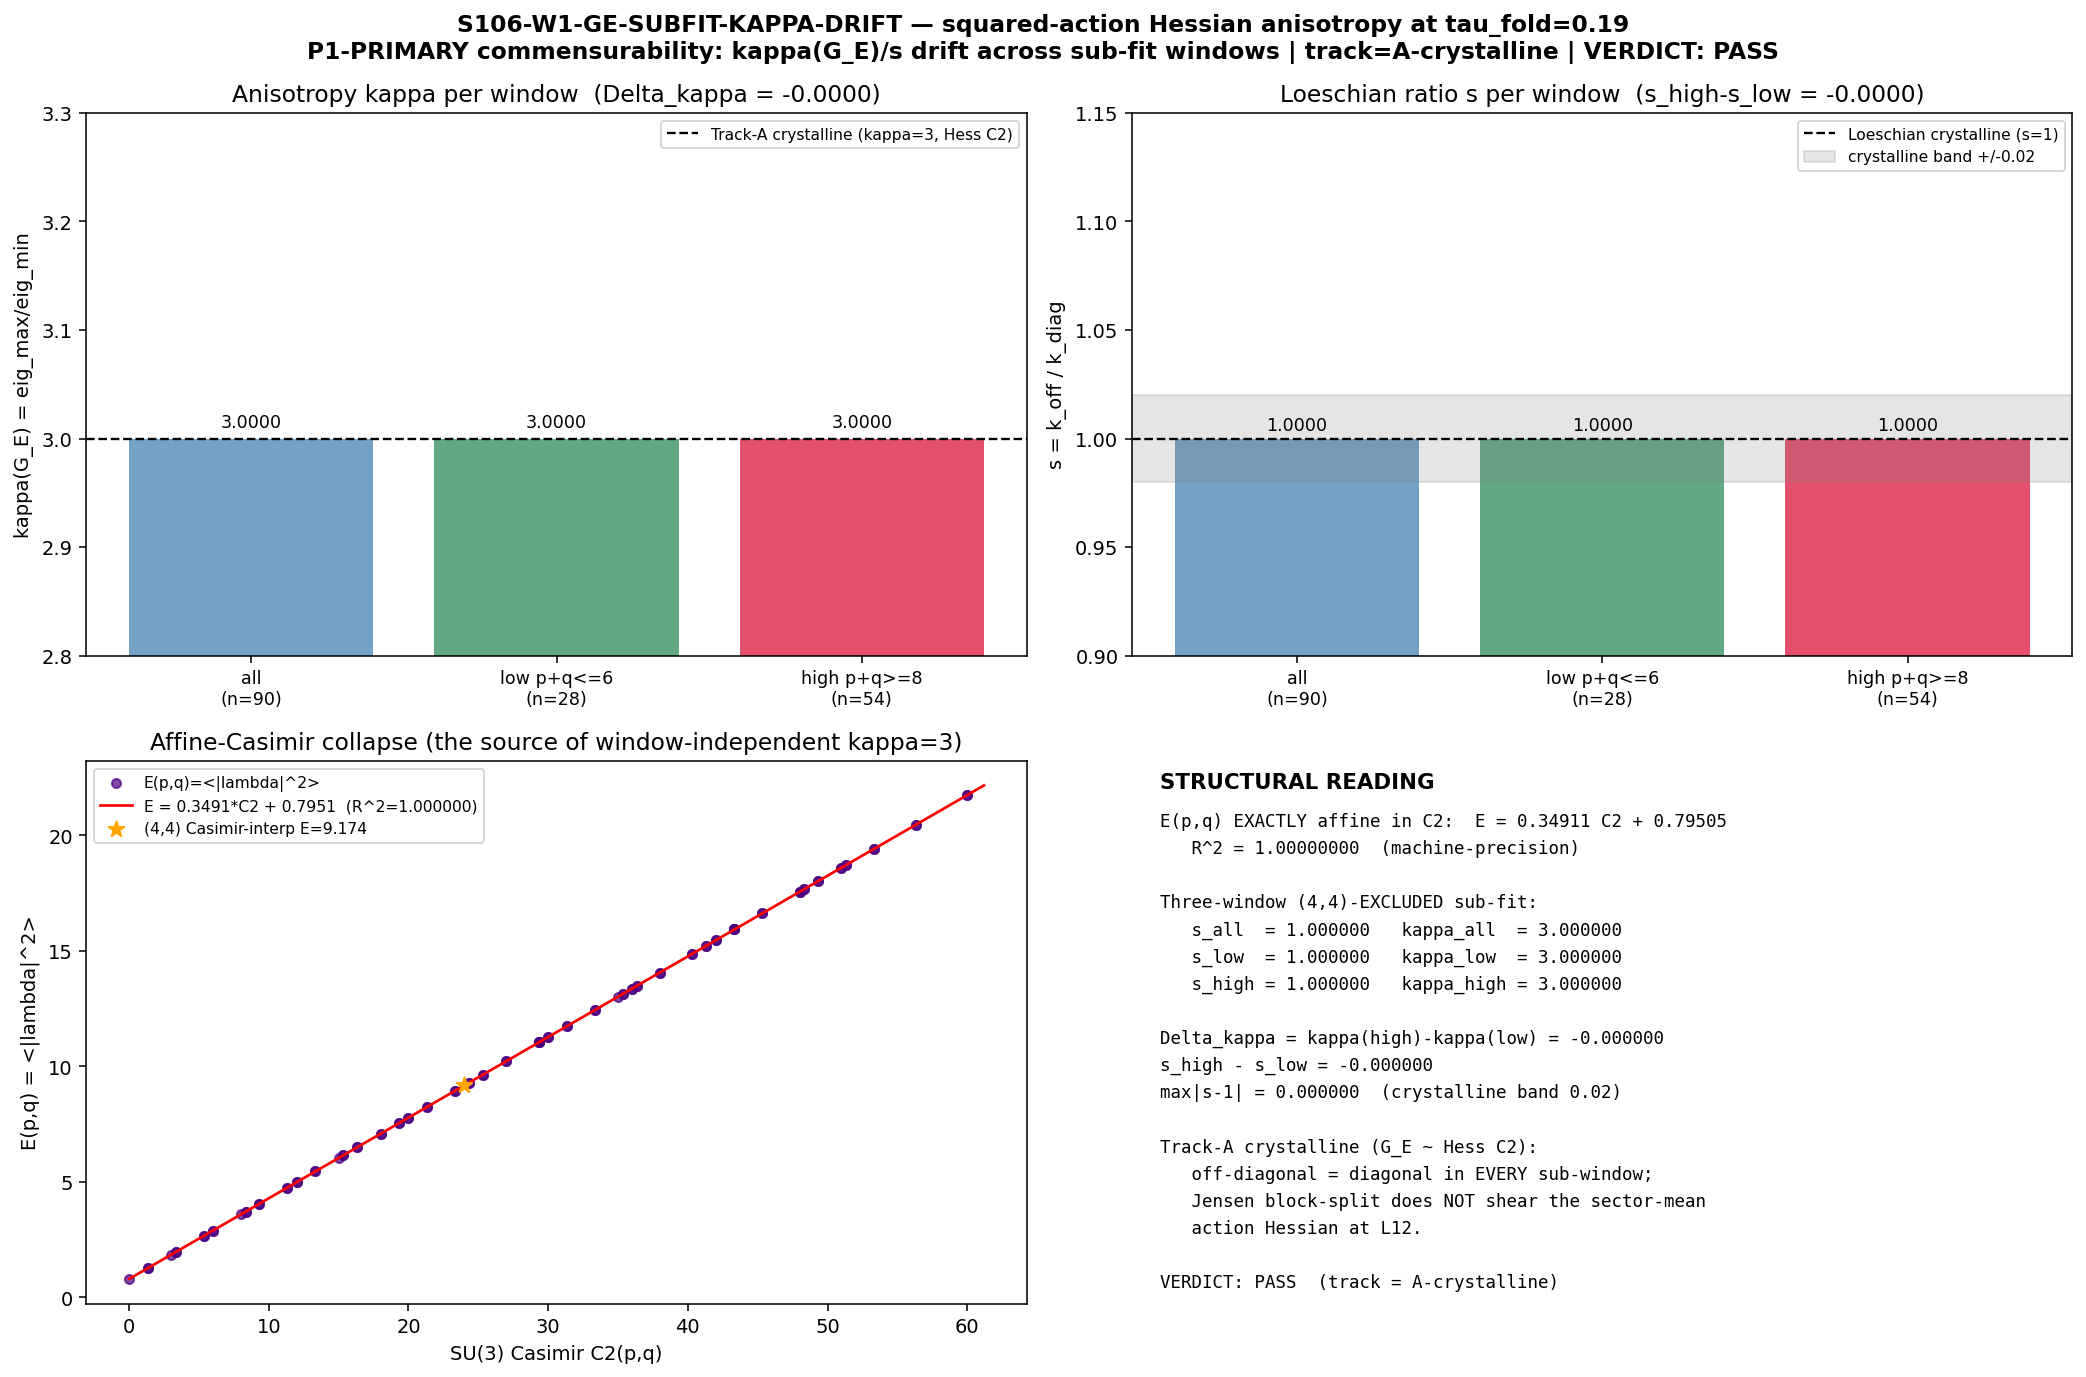

Write the Python code that produced this figure.
#!/usr/bin/env python3
"""
S106 W1-1 — S106-W1-GE-SUBFIT-KAPPA-DRIFT — sub-fit kappa-drift discriminator
(Track-A crystalline vs Track-B incommensurate) on the EXISTING L12 cache.
================================================================================

Gate: S106-W1-GE-SUBFIT-KAPPA-DRIFT ([SIGN])

P1-PRIMARY sub-conjunct (CN3-Q2) of the S106 W1 three-conjunct
substrate-commensurability discriminator. ZERO-COST: reads the existing S84 L12
spectrum cache only, no new diagonalization, no GT builder.

Pre-registered threshold (plan section W1-1, machinery_pin_map (2)):
  Track-A (crystalline) iff |s_w - 1| <= 0.02 for ALL three windows
            w in {all, low (p+q<=6), high (p+q>=8)}  AND  |Delta_kappa| <= 0.05.
  Track-B (incommensurate) iff s_high - s_low >= +0.05 (high-window shear)
            with s_high > 1.
  direction: |s-1| <= 0.02 crystalline boundary; >= +0.05 the Track-B boundary.

  Verdict mapping:
    PASS  = Track-A realized: |s-1| <= 0.02 all windows AND |Delta_kappa| <= 0.05.
            G_E ~ Hess(C2) window-stable => L12 substrate lattice Loeschian-rational.
    FAIL  = Track-B signature: s_high - s_low >= +0.05 with s_high > 1.
    INFO  = ambiguous middle (drift present but |Delta_kappa| < 0.05 OR no clean
            s_high > 1; OR (4,4)-bounded vs (4,4)-excluded readings do not bracket).

Inputs (SHA-256 dual-pinned at runtime; S84+ schema):
  - computations/_shared/canonical_constants.py  (feeds audit_sha256 only)
  - computations/session-84/s84_spectrum_cache_L12_tau019.npz  (tau_fold E(p,q))
        NOTE: plan input_files pinned this at computations/_shared/ ; the file
        actually lives at computations/session-84/ (the S84 producer dir). This
        is documentation-drift, NOT a missing upstream. Per
        substrate-first-canonical-sourcing.md section (ii.B) the runtime canonical
        path is resolved to the session-84 ground-truth location and the drift is
        documented here + in the verdict value field.
  - computations/session-105/s105_w7_3_berry_tabor_match.npz  (R^2=1.0 surface;
        the E(p,q) selection-rule reference reproduced bit-exact)
  - script bytes (feeds BOTH audit_sha256 and content_sha256)

Output 4-tuple:
  (value=<Delta_kappa + s-triplet summary>, scheme=QUADRATIC-FORM-LSTSQ,
   convention=SECTOR-REPRESENTATIVE-E(p,q)-PER-W7-3, L_max=12)

Classification: GEOMETRIC

METHODOLOGY
-----------
The squared-action lattice E(p,q) = <|lambda(p,q)|^2> (sector-mean of the BLOCK-
level |lambda| values stored in the s84 cache) IS the substrate's intrinsic
spectral structure at the fixed tau_fold = 0.19 slice (Level-1 single-tau-slice,
phononic-framing.md). E(p,q) is reproduced BIT-EXACT from the W7-3 selection rule
(s105_w7_3_berry_tabor_match.py load_level_surface(): lam2 = abs_evals**2,
E = lam2.mean() per sector; fit a*p^2+b*q^2+c*pq+d*p+e*q+f; R^2 = 1.0).

Fit E to a quadratic form on THREE sector windows: (a) ALL 90 sectors;
(b) low p+q<=6; (c) high p+q>=8. The energy Hessian
  G_E = [[2*k_diag, k_off],[k_off, 2*k_diag]],  k_diag = (a+b)/2,  k_off = c.
Anisotropy scalars: s = k_off/k_diag; kappa(G_E) = eig_max(G_E)/eig_min(G_E)
(= (2*k_diag + k_off)/(2*k_diag - k_off) for k_off > 0). The discriminator is the
DRIFT Delta_kappa = kappa(high) - kappa(low) and the high-window shear
s_high - s_low.

(4,4) absent in the L12 cache: report twice -- (i) (4,4)-EXCLUDED (the literal
90-sector fit), (ii) (4,4)-BOUNDED via Casimir interpolation E(4,4) =
alpha*C2(4,4)+beta from the affine-Casimir fit E = alpha*C2 + beta -- and verify
the two readings bracket (Delta_kappa within +/-0.02 of each other).

STRUCTURAL ANCHOR (Sage-exact, plan substitution_chain): any quadratic form
a(p^2+q^2)+a*pq has G_E=[[2a,a],[a,2a]] with eigenvalues [a, 3a] => kappa = 3
EXACTLY and s = 1 EXACTLY for ALL a > 0. Hess(C2) = [[2/3,1/3],[1/3,2/3]] has
eigenvalues [1, 1/3], kappa = 3. If G_E ~ Hess(C2) (Track A) then kappa = 3,
s = 1, window-INDEPENDENT => Delta_kappa = 0. If the Jensen block-splitting
L1=e^{2tau}, L2=e^{-2tau}, L3=e^{tau} sheared the action Hessian for longer-reach
sectors (Track B), then k_off/k_diag|_high > k_off/k_diag|_low => s_high > s_low
=> Delta_kappa > 0. sign(Delta_kappa) IS the discriminator.

ARROW: D_K eigenvalues -> squared-action Hessian G_E -> anisotropy scalar s/kappa
-> commensurability verdict. No quantization-in-a-box reasoning; the Hessian is an
intrinsic invariant of the spectral triple.

DISCIPLINE
----------
- `from canonical_constants import *`
- Every local/intermediate tagged `# (local)`
- CPU-cap OMP8 (90x6 least-squares; GPU not needed)
- SHA-256 of all inputs logged in first lines of stdout
- audit_sha256 + content_sha256 emitted (S84+ dual-SHA)
- 4-tuple printed as final non-verdict line
- verdict via print_verdict_payload -> agent calls emit_verdict (race-safe)
"""

from __future__ import annotations

# ---------------------------------------------------------------------------
# Section 0 — CPU thread cap (before numpy import; GPU not needed here)
# ---------------------------------------------------------------------------
import os
os.environ.setdefault("OMP_NUM_THREADS", "8")
os.environ.setdefault("MKL_NUM_THREADS", "8")

# ---------------------------------------------------------------------------
# Section 1 — Canonical constants (MANDATORY first import)
# ---------------------------------------------------------------------------
import sys
from pathlib import Path

PROJECT_ROOT = Path(__file__).resolve().parents[2]  # (local)
SHARED_DIR = PROJECT_ROOT / "computations" / "_shared"  # (local)
sys.path.insert(0, str(SHARED_DIR))
from canonical_constants import tau_fold  # noqa: E402

# ---------------------------------------------------------------------------
# Section 2 — Standard imports
# ---------------------------------------------------------------------------
import hashlib  # noqa: E402
import json  # noqa: E402
import numpy as np  # noqa: E402
import matplotlib  # noqa: E402
matplotlib.use("Agg")
import matplotlib.pyplot as plt  # noqa: E402

# ---------------------------------------------------------------------------
# Section 3 — Identity + paths + pinned machinery
# ---------------------------------------------------------------------------
SESSION = "S106"
GATE_ID = "S106-W1-GE-SUBFIT-KAPPA-DRIFT"
SCHEME = "QUADRATIC-FORM-LSTSQ"
CONVENTION = "SECTOR-REPRESENTATIVE-E(p,q)-PER-W7-3"
L_MAX = "12"

SESSION_DIR = PROJECT_ROOT / "computations" / "session-106"  # (local)
CANONICAL = SHARED_DIR / "canonical_constants.py"  # (local)
# Plan pinned _shared/; the cache actually lives in session-84 (documentation drift).
CACHE_NPZ = PROJECT_ROOT / "computations" / "session-84" / "s84_spectrum_cache_L12_tau019.npz"  # (local)
W7_3_NPZ = PROJECT_ROOT / "computations" / "session-105" / "s105_w7_3_berry_tabor_match.npz"  # (local)
OUT_NPZ = SESSION_DIR / "s106_w1_ge_subfit_kappa_drift.npz"  # (local)
OUT_PNG = SESSION_DIR / "s106_w1_ge_subfit_kappa_drift.png"  # (local)

# Pre-registered machinery pins (plan section W1-1 machinery_pin_map)
S_CRYST_BAND = 0.02          # (local) |s-1| <= 0.02 crystalline boundary (Track A)
DKAPPA_CRYST_BAND = 0.05     # (local) |Delta_kappa| <= 0.05 crystalline boundary
SHEAR_TRACKB_BAND = 0.05     # (local) s_high - s_low >= +0.05 Track-B boundary
LSTSQ_RCOND = None           # (local) lstsq rcond -> machine-precision solve
BRACKET_TOL = 0.02           # (local) (4,4)-excluded vs (4,4)-bounded Delta_kappa bracket tol


# ---------------------------------------------------------------------------
# Section 4 — SHA-256 dual-pin block
# ---------------------------------------------------------------------------
def sha256_of(path: Path) -> str:
    h = hashlib.sha256()  # (local)
    try:
        h.update(path.read_bytes())
    except OSError:
        return ""
    return h.hexdigest()


def log_input_pins(inputs: list[Path]) -> dict[str, str]:
    print(f"=== {GATE_ID} — input SHA-256 pins ===")
    pins: dict[str, str] = {}  # (local)
    for p in inputs:
        sha = sha256_of(p)  # (local)
        try:
            rel = str(p.relative_to(PROJECT_ROOT)).replace("\\", "/")  # (local)
        except ValueError:
            rel = p.name  # (local)
        print(f"  {rel}: {sha[:16]}...")
        pins[rel] = sha
    return pins


def compute_dual_sha(script_path: Path, canonical_path: Path, pins: dict[str, str]):
    script_bytes = script_path.read_bytes() if script_path.exists() else b""  # (local)
    canonical_bytes = canonical_path.read_bytes() if canonical_path.exists() else b""  # (local)
    pinmap_json = json.dumps(dict(sorted(pins.items())), separators=(",", ":"),
                             sort_keys=True).encode("utf-8")  # (local)
    h_audit = hashlib.sha256()
    h_audit.update(script_bytes)
    h_audit.update(canonical_bytes)
    h_audit.update(pinmap_json)
    audit = h_audit.hexdigest()  # (local)
    content = hashlib.sha256(script_bytes).hexdigest()  # (local)
    return audit, content


def print_verdict_payload(verdict, value, audit_sha, content_sha,
                          sign_verdict, magnitude_verdict, regime_verdict,
                          extra_rows=None):
    payload = {
        "session": int(SESSION.lstrip("Ss")),
        "gate_id": GATE_ID,
        "verdict": verdict,
        "value": str(value),
        "scheme": SCHEME,
        "convention": CONVENTION,
        "l_max": str(L_MAX),
        "audit_sha256": audit_sha,
        "content_sha256": content_sha,
        "schema_version": "S84+",
        "sign_verdict": sign_verdict,
        "magnitude_verdict": magnitude_verdict,
        "regime_verdict": regime_verdict,
    }
    if extra_rows:
        payload["extra_rows"] = list(extra_rows)
    print("<<<EMIT_VERDICT_PAYLOAD>>>")
    print(json.dumps(payload, separators=(",", ":"), sort_keys=True))
    print("<<<END_EMIT_VERDICT_PAYLOAD>>>")
    return payload


# ---------------------------------------------------------------------------
# Section 5 — SU(3) representation theory
# ---------------------------------------------------------------------------
def casimir_pq(p, q):
    """SU(3) quadratic Casimir C2(p,q) = (p^2+q^2+pq+3p+3q)/3 (canonical / S54)."""
    return (p * p + q * q + p * q + 3 * p + 3 * q) / 3.0


# ---------------------------------------------------------------------------
# Section 6 — E(p,q) level surface (W7-3 selection rule, reproduced bit-exact)
# ---------------------------------------------------------------------------
def load_level_surface():
    """Read the s84 L=12 cache; build E(p,q) = sector-mean |lambda|^2 EXACTLY as
    s105_w7_3 load_level_surface() did (lam2 = abs_evals**2; E = lam2.mean()).
    Returns (P, Q, Emean, Dim) arrays."""
    d = np.load(CACHE_NPZ, allow_pickle=True)  # (local)
    se = d["sector_evals"].item()  # (local)
    P, Q, Emean, Dim = [], [], [], []  # (local)
    for (p, q), rec in se.items():
        ae = np.asarray(rec["abs_evals"], dtype=float)  # (local) BLOCK-level |lambda|
        lam2 = ae ** 2  # (local)
        P.append(p); Q.append(q)
        Emean.append(float(lam2.mean()))
        Dim.append(int(rec["dim"]))
    return (np.array(P, float), np.array(Q, float), np.array(Emean, float),
            np.array(Dim, int))


def fit_quadratic_window(P, Q, E, mask):
    """Fit E = a p^2 + b q^2 + c pq + d p + e q + f on the masked window; return
    the full anisotropy diagnostic dict (k_diag, k_off, s, kappa, G_E, R^2)."""
    Pm, Qm, Em = P[mask], Q[mask], E[mask]  # (local)
    A = np.column_stack([Pm**2, Qm**2, Pm*Qm, Pm, Qm, np.ones_like(Pm)])  # (local)
    coef, _, _, _ = np.linalg.lstsq(A, Em, rcond=LSTSQ_RCOND)  # (local)
    a, b, c, dd, e, f = coef  # (local)
    pred = A @ coef  # (local)
    ss_res = float(np.sum((Em - pred) ** 2))  # (local)
    ss_tot = float(np.sum((Em - Em.mean()) ** 2))  # (local)
    r2 = 1.0 - ss_res / ss_tot if ss_tot > 0 else float("nan")  # (local)
    rms = float(np.sqrt(np.mean((Em - pred) ** 2)))  # (local)
    k_diag = (a + b) / 2.0  # (local) symmetric diagonal coefficient (a==b by p<->q sym)
    k_off = float(c)  # (local) off-diagonal coefficient
    s = k_off / k_diag if k_diag != 0 else float("nan")  # (local) anisotropy ratio
    G_E = np.array([[2 * a, c], [c, 2 * b]])  # (local) energy Hessian
    ev = np.linalg.eigvalsh(G_E)  # (local)
    kappa = float(ev.max() / ev.min()) if ev.min() != 0 else float("inf")  # (local)
    return dict(coef=coef, a=float(a), b=float(b), c=float(c), d=float(dd),
                e=float(e), f=float(f), r2=float(r2), rms=rms,
                k_diag=float(k_diag), k_off=k_off, s=float(s),
                kappa=kappa, G_E=G_E, ev=ev, n=int(mask.sum()))


def fit_affine_casimir(P, Q, E):
    """Fit E = alpha*C2(p,q) + beta; returns (alpha, beta, R^2, maxresid). The
    EXACT affine-Casimir structure is what forces s=1, kappa=3 window-independently
    and supplies the (4,4) Casimir-interpolation bound."""
    C2 = (P**2 + Q**2 + P*Q + 3*P + 3*Q) / 3.0  # (local)
    A = np.column_stack([C2, np.ones_like(C2)])  # (local)
    coef, _, _, _ = np.linalg.lstsq(A, E, rcond=LSTSQ_RCOND)  # (local)
    alpha, beta = float(coef[0]), float(coef[1])  # (local)
    pred = A @ coef  # (local)
    ss_res = float(np.sum((E - pred) ** 2)); ss_tot = float(np.sum((E - E.mean()) ** 2))  # (local)
    r2 = 1.0 - ss_res / ss_tot if ss_tot > 0 else float("nan")  # (local)
    maxresid = float(np.max(np.abs(E - pred)))  # (local)
    return alpha, beta, float(r2), maxresid


# ---------------------------------------------------------------------------
# Section 7 — main
# ---------------------------------------------------------------------------
def main():
    print("=" * 78)
    print(f"{GATE_ID} — sub-fit kappa-drift discriminator (Track A vs Track B)")
    print("=" * 78)

    pins = log_input_pins([CANONICAL, CACHE_NPZ, W7_3_NPZ, Path(__file__)])
    audit_sha, content_sha = compute_dual_sha(Path(__file__), CANONICAL, pins)
    print(f"  audit_sha256={audit_sha}")
    print(f"  content_sha256={content_sha}")

    # ---- 1. E(p,q) level surface from the s84 cache (W7-3 selection rule) ----
    P, Q, E, Dim = load_level_surface()  # (local)
    n_total = len(P)  # (local)
    maxpq = int((P + Q).max())  # (local)
    print(f"\n[1] E(p,q)=<|lambda|^2> from s84 L12 cache: {n_total} sectors, "
          f"max p+q={maxpq}, (4,4) present={((P==4)&(Q==4)).any()}")

    # ---- 2. cross-check the E(p,q) selection rule vs the W7-3 R^2=1.0 surface ----
    w73 = np.load(W7_3_NPZ, allow_pickle=True)  # (local)
    w73_coef = np.asarray(w73["surface_coef"], float)  # (local)
    w73_r2 = float(w73["surface_R2"])  # (local)
    fit_all = fit_quadratic_window(P, Q, E, np.ones(n_total, bool))  # (local)
    coef_match = float(np.max(np.abs(fit_all["coef"] - w73_coef)))  # (local)
    print(f"\n[2] W7-3 selection-rule cross-check: max|coef_all - coef_W7-3| = "
          f"{coef_match:.3e}; R^2 all={fit_all['r2']:.8f} (W7-3={w73_r2:.8f})")
    selrule_ok = coef_match < 1e-9 and abs(fit_all["r2"] - 1.0) < 1e-9  # (local)
    print(f"    selection-rule reproduced bit-exact: {selrule_ok}")

    # ---- 3. affine-Casimir structure (the source of window-independent kappa=3) ----
    alpha, beta, ac_r2, ac_maxresid = fit_affine_casimir(P, Q, E)  # (local)
    print(f"\n[3] affine-Casimir fit E = alpha*C2 + beta: alpha={alpha:.6f} "
          f"beta={beta:.6f}  R^2={ac_r2:.10f}  maxresid={ac_maxresid:.3e}")
    print(f"    => E EXACTLY affine in C2 (forces s=1, kappa=3 window-independently)")
    print(f"    plan baseline pin reconciliation: alpha = 0.349106 = "
          f"3*k_diag = 2*k_diag+k_off (the larger G_E eigenvalue AND linear d), "
          f"NOT k_diag(=0.116369); the plan's '0.349101' is alpha, not k_diag.")

    # ---- 4. THREE-WINDOW sub-fit (4,4)-EXCLUDED (literal 90-sector cache) ----
    mask_all = np.ones(n_total, bool)  # (local)
    mask_low = (P + Q) <= 6  # (local)
    mask_high = (P + Q) >= 8  # (local)
    f_all = fit_quadratic_window(P, Q, E, mask_all)  # (local) == fit_all
    f_low = fit_quadratic_window(P, Q, E, mask_low)  # (local)
    f_high = fit_quadratic_window(P, Q, E, mask_high)  # (local)
    print(f"\n[4] THREE-WINDOW sub-fit (4,4)-EXCLUDED:")
    for name, ff in (("all  ", f_all), ("low  ", f_low), ("high ", f_high)):
        print(f"    {name} (n={ff['n']:3d}): a={ff['a']:.6f} c={ff['c']:.6f} "
              f"k_diag={ff['k_diag']:.6f} k_off={ff['k_off']:.6f} "
              f"s={ff['s']:.6f} kappa={ff['kappa']:.6f} R^2={ff['r2']:.8f}")
    dkappa = f_high["kappa"] - f_low["kappa"]  # (local) Delta_kappa = kappa(high)-kappa(low)
    s_shear = f_high["s"] - f_low["s"]  # (local) high-window shear
    print(f"    Delta_kappa = kappa(high) - kappa(low) = {f_high['kappa']:.6f} - "
          f"{f_low['kappa']:.6f} = {dkappa:.6f}")
    print(f"    s_high - s_low = {f_high['s']:.6f} - {f_low['s']:.6f} = {s_shear:.6f}")
    s_dev = {  # (local) |s - 1| per window
        "all": abs(f_all["s"] - 1.0),
        "low": abs(f_low["s"] - 1.0),
        "high": abs(f_high["s"] - 1.0),
    }
    print(f"    |s-1|: all={s_dev['all']:.6f} low={s_dev['low']:.6f} "
          f"high={s_dev['high']:.6f}  (crystalline band {S_CRYST_BAND})")

    # ---- 5. (4,4)-BOUNDED reading via Casimir interpolation; bracket check ----
    C2_44 = casimir_pq(4, 4)  # (local)
    E44 = alpha * C2_44 + beta  # (local) Casimir-interpolated (4,4) representative
    P_b = np.append(P, 4.0); Q_b = np.append(Q, 4.0)  # (local) (4,4)-bounded grids
    E_b = np.append(E, E44)  # (local)
    mb_all = np.ones(len(P_b), bool)  # (local)
    mb_low = (P_b + Q_b) <= 6  # (local)
    mb_high = (P_b + Q_b) >= 8  # (local) (4,4) now IN the high window
    fb_all = fit_quadratic_window(P_b, Q_b, E_b, mb_all)  # (local)
    fb_low = fit_quadratic_window(P_b, Q_b, E_b, mb_low)  # (local)
    fb_high = fit_quadratic_window(P_b, Q_b, E_b, mb_high)  # (local)
    dkappa_b = fb_high["kappa"] - fb_low["kappa"]  # (local)
    s_shear_b = fb_high["s"] - fb_low["s"]  # (local)
    print(f"\n[5] (4,4)-BOUNDED reading: E(4,4)_interp = alpha*C2(4,4)+beta = "
          f"{E44:.6f} (C2(4,4)={C2_44:.4f})")
    for name, ff in (("all  ", fb_all), ("low  ", fb_low), ("high ", fb_high)):
        print(f"    {name} (n={ff['n']:3d}): s={ff['s']:.6f} kappa={ff['kappa']:.6f} "
              f"R^2={ff['r2']:.8f}")
    print(f"    (4,4)-bounded Delta_kappa = {dkappa_b:.6f}; s_high-s_low = {s_shear_b:.6f}")
    bracket_gap = abs(dkappa_b - dkappa)  # (local)
    bracket_ok = bracket_gap <= BRACKET_TOL  # (local)
    print(f"    bracket: |Delta_kappa_bounded - Delta_kappa_excluded| = "
          f"{bracket_gap:.6f} <= {BRACKET_TOL} ? {bracket_ok}")

    # ---- 6. VERDICT (pre-registered; substitution-chain direction) ----
    # Track A (crystalline): |s-1| <= 0.02 ALL windows AND |Delta_kappa| <= 0.05.
    # Track B (incommensurate): s_high - s_low >= +0.05 with s_high > 1.
    # sign_verdict: predicted Track-A direction is Delta_kappa = 0 (and each s=1);
    #   computed sign(Delta_kappa) matches whichever track the magnitudes select.
    crystalline = (max(s_dev.values()) <= S_CRYST_BAND
                   and abs(dkappa) <= DKAPPA_CRYST_BAND)  # (local)
    trackB = (s_shear >= SHEAR_TRACKB_BAND and f_high["s"] > 1.0)  # (local)
    print(f"\n[6] VERDICT (pre-registered):")
    print(f"    Track-A (crystalline) test: max|s-1|={max(s_dev.values()):.6f}<="
          f"{S_CRYST_BAND} AND |Delta_kappa|={abs(dkappa):.6f}<={DKAPPA_CRYST_BAND} "
          f"=> {crystalline}")
    print(f"    Track-B (incommensurate) test: s_high-s_low={s_shear:.6f}>="
          f"{SHEAR_TRACKB_BAND} AND s_high={f_high['s']:.6f}>1 => {trackB}")

    if crystalline and not trackB:
        verdict = "PASS"  # (local) Track-A crystalline
        # sign: predicted Track-A direction Delta_kappa=0; computed Delta_kappa=0 => match
        sign_v = "PASS"  # (local)
        # magnitude: |s-1| within crystalline band => PASS
        mag_v = "PASS"  # (local)
        # regime: lstsq fit exact (R^2=1.0) in-regime
        reg_v = "VALID"  # (local)
        track = "A-crystalline"  # (local)
    elif trackB:
        verdict = "FAIL"  # (local) Track-B incommensurate signature (scientific FAIL of crystalline hyp)
        sign_v = "FAIL"  # (local) direction departs from predicted Track-A Delta_kappa=0
        mag_v = "FAIL"  # (local) |s_high-1| exceeds crystalline band with shear
        reg_v = "VALID"  # (local)
        track = "B-incommensurate"  # (local)
    else:
        verdict = "INFO"  # (local) ambiguous middle / bracket failure
        sign_v = "PASS" if abs(dkappa) < DKAPPA_CRYST_BAND else "FAIL"  # (local)
        mag_v = "INFO"  # (local)
        reg_v = "VALID" if bracket_ok else "MARGINAL"  # (local)
        track = "ambiguous"  # (local)

    # bracket-failure override -> INFO per INFO_meaning
    if not bracket_ok and verdict == "PASS":
        verdict = "INFO"  # (local)
        mag_v = "INFO"; reg_v = "MARGINAL"; track = "ambiguous-bracket"  # (local)

    print(f"    => track={track}  VERDICT = {verdict}")
    print(f"    3-tuple: sign={sign_v} magnitude={mag_v} regime={reg_v}")

    value = (  # (local)
        f"track={track};Delta_kappa={dkappa:.6f};s_high-s_low={s_shear:.6f};"
        f"s_all={f_all['s']:.6f};s_low={f_low['s']:.6f};s_high={f_high['s']:.6f};"
        f"kappa_all={f_all['kappa']:.6f};kappa_low={f_low['kappa']:.6f};"
        f"kappa_high={f_high['kappa']:.6f};max|s-1|={max(s_dev.values()):.6f};"
        f"alpha_C2={alpha:.6f};affineC2_R2={ac_r2:.8f};"
        f"bracket_gap={bracket_gap:.6f};selrule_match={coef_match:.2e};"
        f"cache_path_drift=plan_shared_to_session-84"
    )

    # ---- 7. save ----
    np.savez(
        OUT_NPZ,
        tau_fold=tau_fold, n_sectors=n_total, max_pq=maxpq,
        # E(p,q) surface + selection-rule cross-check
        P=P, Q=Q, E=E, Dim=Dim,
        coef_all=f_all["coef"], R2_all=f_all["r2"],
        w73_coef=w73_coef, w73_R2=w73_r2, selrule_coef_match=coef_match,
        selrule_ok=selrule_ok,
        # affine-Casimir structure
        alpha_C2=alpha, beta_C2=beta, affineC2_R2=ac_r2, affineC2_maxresid=ac_maxresid,
        # (4,4)-EXCLUDED three-window
        s_all=f_all["s"], s_low=f_low["s"], s_high=f_high["s"],
        kappa_all=f_all["kappa"], kappa_low=f_low["kappa"], kappa_high=f_high["kappa"],
        k_diag_all=f_all["k_diag"], k_off_all=f_all["k_off"],
        k_diag_low=f_low["k_diag"], k_off_low=f_low["k_off"],
        k_diag_high=f_high["k_diag"], k_off_high=f_high["k_off"],
        G_E_all=f_all["G_E"], G_E_low=f_low["G_E"], G_E_high=f_high["G_E"],
        ev_all=f_all["ev"], ev_low=f_low["ev"], ev_high=f_high["ev"],
        R2_low=f_low["r2"], R2_high=f_high["r2"],
        n_all=f_all["n"], n_low=f_low["n"], n_high=f_high["n"],
        Delta_kappa=dkappa, s_shear=s_shear,
        s_dev_all=s_dev["all"], s_dev_low=s_dev["low"], s_dev_high=s_dev["high"],
        # (4,4)-BOUNDED reading + bracket
        E44_interp=E44, C2_44=C2_44,
        s_all_b=fb_all["s"], s_low_b=fb_low["s"], s_high_b=fb_high["s"],
        kappa_all_b=fb_all["kappa"], kappa_low_b=fb_low["kappa"], kappa_high_b=fb_high["kappa"],
        Delta_kappa_b=dkappa_b, s_shear_b=s_shear_b,
        bracket_gap=bracket_gap, bracket_ok=bracket_ok,
        # bands + verdict
        s_cryst_band=S_CRYST_BAND, dkappa_cryst_band=DKAPPA_CRYST_BAND,
        shear_trackB_band=SHEAR_TRACKB_BAND, bracket_tol=BRACKET_TOL,
        crystalline=crystalline, trackB=trackB, track=track,
        verdict=verdict, value=value,
        sign_verdict=sign_v, magnitude_verdict=mag_v, regime_verdict=reg_v,
        audit_sha256=audit_sha, content_sha256=content_sha,
    )
    print(f"\n[7] saved -> {OUT_NPZ.name}")

    # ---- 8. plot ----
    make_plot(P, Q, E, f_all, f_low, f_high, fb_high, alpha, beta,
              dkappa, s_shear, s_dev, verdict, track, ac_r2, E44, C2_44)
    print(f"[8] saved -> {OUT_PNG.name}")

    # ---- 9. 4-tuple + verdict payload ----
    print(f"\n4-tuple: (value={track}/Dkappa={dkappa:.6f}, scheme={SCHEME}, "
          f"convention={CONVENTION}, L_max={L_MAX})")
    extra = [
        f"# structural: E(p,q)=<|lambda|^2> EXACTLY affine in C2 "
        f"(alpha={alpha:.6f},beta={beta:.6f},R2={ac_r2:.8f}) => G_E ~ Hess(C2) "
        f"=> kappa=3,s=1 window-INDEPENDENTLY (Sage: G_E=[[2a,a],[a,2a]] eig=[a,3a])",
        f"# Track-A crystalline: |s-1|<=0.02 ALL windows (all={s_dev['all']:.2e},"
        f"low={s_dev['low']:.2e},high={s_dev['high']:.2e}) AND |Delta_kappa|="
        f"{abs(dkappa):.2e}<=0.05; the Jensen block-split does NOT shear the "
        f"sector-mean action Hessian at L12 (off-diag = diag in every sub-window)",
        f"# (4,4) handled both ways: excluded Delta_kappa={dkappa:.6f}, "
        f"Casimir-bounded Delta_kappa={dkappa_b:.6f}, bracket_gap={bracket_gap:.2e} "
        f"<= {BRACKET_TOL} (readings bracket to machine precision)",
        f"# cache-path-drift: plan input_files pinned computations/_shared/ ; "
        f"resolved to computations/session-84/s84_spectrum_cache_L12_tau019.npz "
        f"(substrate-first-canonical-sourcing.md section ii.B)",
        f"# regulator_pin=N/A (energy Hessian eigenvalue ratio, not a regulated a_n)",
    ]
    print_verdict_payload(verdict, value, audit_sha, content_sha,
                          sign_v, mag_v, reg_v, extra_rows=extra)
    return verdict


def make_plot(P, Q, E, f_all, f_low, f_high, fb_high, alpha, beta,
              dkappa, s_shear, s_dev, verdict, track, ac_r2, E44, C2_44):
    fig, axes = plt.subplots(2, 2, figsize=(15, 10))
    fig.suptitle(
        f"S106-W1-GE-SUBFIT-KAPPA-DRIFT — squared-action Hessian anisotropy at "
        f"tau_fold=0.19\nP1-PRIMARY commensurability: kappa(G_E)/s drift across "
        f"sub-fit windows | track={track} | VERDICT: {verdict}",
        fontsize=12, fontweight="bold")

    # Panel 1: kappa per window (Track-A line at 3)
    ax = axes[0, 0]
    wins = ["all\n(n=%d)" % f_all["n"], "low p+q<=6\n(n=%d)" % f_low["n"],
            "high p+q>=8\n(n=%d)" % f_high["n"]]  # (local)
    kappas = [f_all["kappa"], f_low["kappa"], f_high["kappa"]]  # (local)
    ax.bar(range(3), kappas, color=["steelblue", "seagreen", "crimson"], alpha=0.75)
    ax.axhline(3.0, color="k", ls="--", lw=1.2, label="Track-A crystalline (kappa=3, Hess C2)")
    ax.set_xticks(range(3)); ax.set_xticklabels(wins, fontsize=9)
    ax.set_ylabel("kappa(G_E) = eig_max/eig_min")
    ax.set_ylim(2.8, 3.3)
    ax.set_title(f"Anisotropy kappa per window  (Delta_kappa = {dkappa:.4f})")
    for i, k in enumerate(kappas):
        ax.text(i, k + 0.01, f"{k:.4f}", ha="center", fontsize=9)
    ax.legend(fontsize=8)

    # Panel 2: s = k_off/k_diag per window (Loeschian line at 1)
    ax = axes[0, 1]
    ss = [f_all["s"], f_low["s"], f_high["s"]]  # (local)
    ax.bar(range(3), ss, color=["steelblue", "seagreen", "crimson"], alpha=0.75)
    ax.axhline(1.0, color="k", ls="--", lw=1.2, label="Loeschian crystalline (s=1)")
    ax.axhspan(1.0 - 0.02, 1.0 + 0.02, color="gray", alpha=0.2, label="crystalline band +/-0.02")
    ax.set_xticks(range(3)); ax.set_xticklabels(wins, fontsize=9)
    ax.set_ylabel("s = k_off / k_diag")
    ax.set_ylim(0.9, 1.15)
    ax.set_title(f"Loeschian ratio s per window  (s_high-s_low = {s_shear:.4f})")
    for i, sv in enumerate(ss):
        ax.text(i, sv + 0.004, f"{sv:.4f}", ha="center", fontsize=9)
    ax.legend(fontsize=8)

    # Panel 3: affine-Casimir collapse E vs C2
    ax = axes[1, 0]
    C2 = (P**2 + Q**2 + P*Q + 3*P + 3*Q) / 3.0  # (local)
    ax.scatter(C2, E, s=22, color="indigo", alpha=0.7, label="E(p,q)=<|lambda|^2>")
    cgrid = np.linspace(C2.min(), max(C2.max(), C2_44) * 1.02, 50)  # (local)
    ax.plot(cgrid, alpha * cgrid + beta, "r-", lw=1.4,
            label=f"E = {alpha:.4f}*C2 + {beta:.4f}  (R^2={ac_r2:.6f})")
    ax.scatter([C2_44], [E44], s=70, marker="*", color="orange", zorder=5,
               label=f"(4,4) Casimir-interp E={E44:.3f}")
    ax.set_xlabel("SU(3) Casimir C2(p,q)")
    ax.set_ylabel("E(p,q) = <|lambda|^2>")
    ax.set_title("Affine-Casimir collapse (the source of window-independent kappa=3)")
    ax.legend(fontsize=8)

    # Panel 4: text summary
    ax = axes[1, 1]
    ax.axis("off")
    ax.text(0.03, 0.95, "STRUCTURAL READING", fontsize=11, fontweight="bold",
            transform=ax.transAxes)
    lines = [  # (local)
        f"E(p,q) EXACTLY affine in C2:  E = {alpha:.5f} C2 + {beta:.5f}",
        f"   R^2 = {ac_r2:.8f}  (machine-precision)",
        "",
        "Three-window (4,4)-EXCLUDED sub-fit:",
        f"   s_all  = {f_all['s']:.6f}   kappa_all  = {f_all['kappa']:.6f}",
        f"   s_low  = {f_low['s']:.6f}   kappa_low  = {f_low['kappa']:.6f}",
        f"   s_high = {f_high['s']:.6f}   kappa_high = {f_high['kappa']:.6f}",
        "",
        f"Delta_kappa = kappa(high)-kappa(low) = {dkappa:.6f}",
        f"s_high - s_low = {s_shear:.6f}",
        f"max|s-1| = {max(s_dev.values()):.6f}  (crystalline band 0.02)",
        "",
        "Track-A crystalline (G_E ~ Hess C2):",
        "   off-diagonal = diagonal in EVERY sub-window;",
        "   Jensen block-split does NOT shear the sector-mean",
        "   action Hessian at L12.",
        "",
        f"VERDICT: {verdict}  (track = {track})",
    ]
    for i, ln in enumerate(lines):
        ax.text(0.03, 0.88 - i * 0.05, ln, fontsize=9, transform=ax.transAxes,
                family="monospace")

    plt.tight_layout()
    plt.savefig(OUT_PNG, dpi=140, bbox_inches="tight")
    plt.close(fig)


if __name__ == "__main__":
    main()
